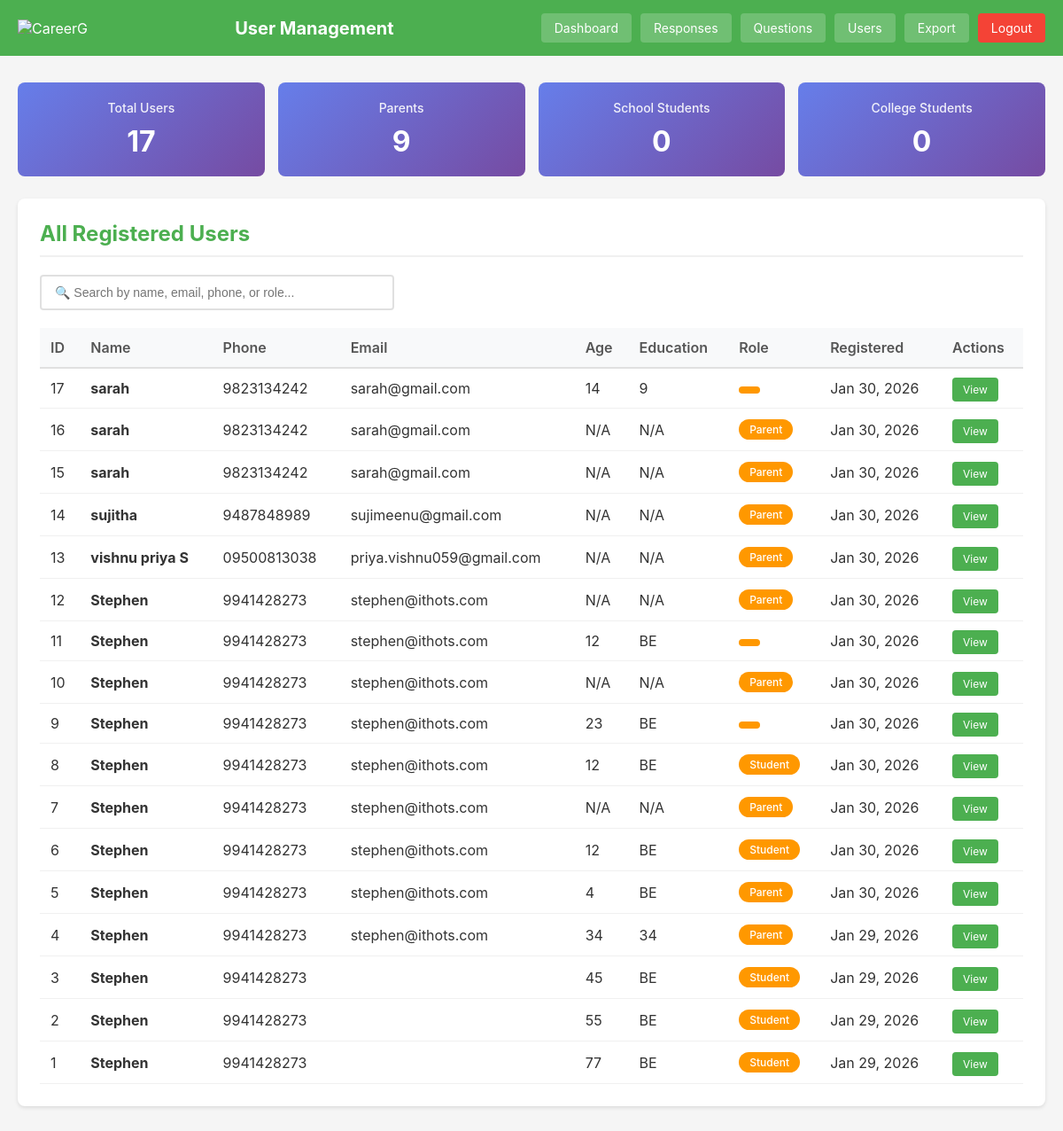
/admin/view_users.php (signed in), run on an earlier commit of the app's database.
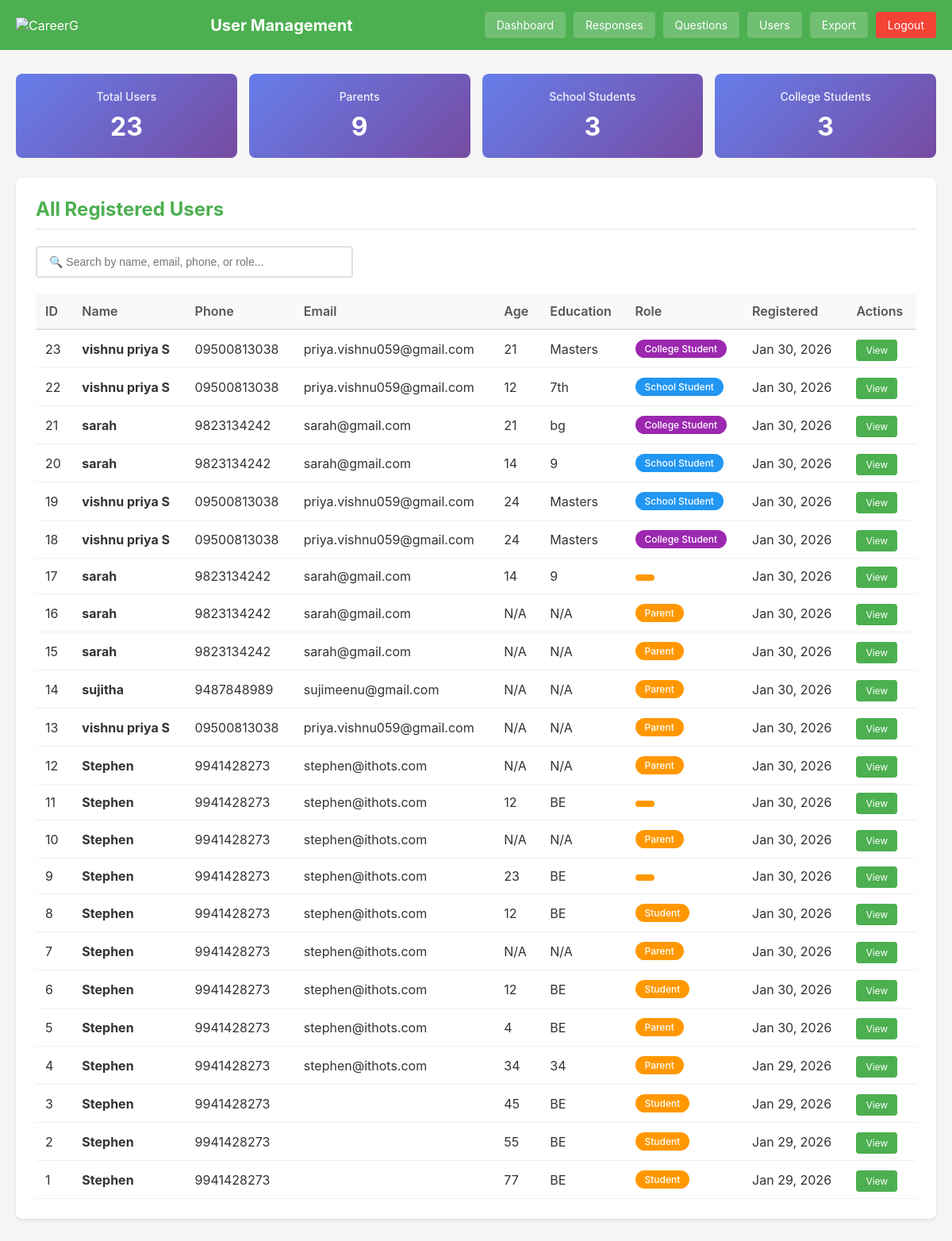
And on a later commit of the database.
### tables this page shows
CREATE TABLE `users` (
  `id` int(11) NOT NULL,
  `phone` varchar(20) DEFAULT NULL,
  `name` varchar(100) DEFAULT NULL,
  `email` varchar(255) DEFAULT NULL,
  `age` int(11) DEFAULT NULL,
  `education` varchar(100) DEFAULT NULL,
  `role` enum('Parent','School Student','College Student','Student') DEFAULT 'Student',
  `created_at` timestamp NULL DEFAULT current_timestamp()
);

### admin/view_users.php (the view, shortened to what this page needs)
<?php
include('../includes/db.php');
$users = $conn->query("SELECT * FROM users ORDER BY id DESC");
?>
<!DOCTYPE html>
<html>
<head>
</head>
<body>
<div class="header">
    <div>
        <img src="https://careerg.in/assets/CareergLogo-BvzyUmlH.png" alt="CareerG">
    </div>
    <h1>User Management</h1>
    <div class="menu">
        <a href="dashboard.php">Dashboard</a>
        <a href="view_responses.php">Responses</a>
        <a href="manage_questions.php">Questions</a>
        <a href="view_users.php">Users</a>
        <a href="export_data.php">Export</a>
        <a href="logout.php" class="logout">Logout</a>
    </div>
</div>
<div class="container">
    <?php
    $total_users = $users->num_rows;
    $parent_count = $conn->query("SELECT COUNT(*) as count FROM users WHERE role='Parent'")->fetch_assoc()['count'];
    $school_student_count = $conn->query("SELECT COUNT(*) as count FROM users WHERE role='School Student'")->fetch_assoc()['count'];
    $college_student_count = $conn->query("SELECT COUNT(*) as count FROM users WHERE role='College Student'")->fetch_assoc()['count'];
    ?>
    <div class="stats">
        <div class="stat-box">
            <h3>Total Users</h3>
            <p><?php echo $total_users; ?></p>
        </div>
        <div class="stat-box">
            <h3>Parents</h3>
            <p><?php echo $parent_count; ?></p>
        </div>
        <div class="stat-box">
            <h3>School Students</h3>
            <p><?php echo $school_student_count; ?></p>
        </div>
        <div class="stat-box">
            <h3>College Students</h3>
            <p><?php echo $college_student_count; ?></p>
        </div>
    </div>
    <div class="card">
        <h2>All Registered Users</h2>
        <div class="search-box">
            <input type="text" id="searchInput" placeholder="🔍 Search by name, email, phone, or role..." onkeyup="filterTable()">
        </div>
        <div style="overflow-x: auto;">
            <table id="usersTable">
                <thead>
                    <tr>
                        <th>ID</th>
                        <th>Name</th>
                        <th>Phone</th>
                        <th>Email</th>
                        <th>Age</th>
                        <th>Education</th>
                        <th>Role</th>
                        <th>Registered</th>
                        <th>Actions</th>
                    </tr>
                </thead>
                <tbody>
                    <?php
                    $users->data_seek(0);
                    if($total_users == 0) {
                        echo '<tr><td colspan="9" style="text-align: center; padding: 40px; color: #999;">No users registered yet.</td></tr>';
                    } else {
                        while($user = $users->fetch_assoc()):
                            $badge_class = 'badge-parent';
                            if($user['role'] == 'School Student') $badge_class = 'badge-school';
                            elseif($user['role'] == 'College Student') $badge_class = 'badge-college';
                            $registered_date = isset($user['created_at']) ? date('M d, Y', strtotime($user['created_at'])) : 'N/A';
                    ?>
                    <tr>
                        <td><?php echo $user['id']; ?></td>
                        <td><strong><?php echo htmlspecialchars($user['name']); ?></strong></td>
                        <td><?php echo htmlspecialchars($user['phone']); ?></td>
                        <td><?php echo htmlspecialchars($user['email']); ?></td>
                        <td><?php echo $user['age'] > 0 ? $user['age'] : 'N/A'; ?></td>
                        <td><?php echo htmlspecialchars($user['education']); ?></td>
                        <td><span class="badge <?php echo $badge_class; ?>"><?php echo htmlspecialchars($user['role']); ?></span></td>
                        <td><?php echo $registered_date; ?></td>
                        <td>
                            <a href="view_responses.php?user_id=<?php echo $user['id']; ?>" class="btn" title="View Responses">View</a>
                        </td>
                    </tr>
                    <?php endwhile; } ?>
                </tbody>
            </table>
        </div>
    </div>
</div>
</body>
</html>

### admin/view_users.php (style rules this page uses)
* { margin: 0; padding: 0; box-sizing: border-box; }
body { font-family: -apple-system, BlinkMacSystemFont, 'Segoe UI', Arial, sans-serif; background: #f5f5f5; color: #333; }
.header { background: #4CAF50; color: white; padding: 15px 20px; display: flex; justify-content: space-between; align-items: center; flex-wrap: wrap; }
.header img { max-width: 100px; }
.header h1 { font-size: 20px; }
.menu { display: flex; gap: 10px; flex-wrap: wrap; }
.menu a { padding: 8px 15px; background: rgba(255,255,255,0.2); color: white; text-decoration: none; border-radius: 4px; font-size: 14px; }
.logout { background: #f44336 !important; }
.container { max-width: 1400px; margin: 30px auto; padding: 0 20px; }
.card { background: white; border-radius: 8px; padding: 25px; margin-bottom: 25px; box-shadow: 0 2px 4px rgba(0,0,0,0.1); }
.card h2 { color: #4CAF50; margin-bottom: 20px; padding-bottom: 10px; border-bottom: 2px solid #f0f0f0; }
.stats { display: grid; grid-template-columns: repeat(auto-fit, minmax(200px, 1fr)); gap: 15px; margin-bottom: 25px; }
.stat-box { background: linear-gradient(135deg, #667eea 0%, #764ba2 100%); color: white; padding: 20px; border-radius: 8px; text-align: center; }
.stat-box h3 { font-size: 14px; font-weight: 500; margin-bottom: 10px; opacity: 0.9; }
.stat-box p { font-size: 32px; font-weight: bold; }
table { width: 100%; border-collapse: collapse; }
thead { background: #f8f9fa; }
th { text-align: left; padding: 12px; font-weight: 600; color: #555; border-bottom: 2px solid #e0e0e0; }
td { padding: 12px; border-bottom: 1px solid #f0f0f0; }
.badge { display: inline-block; padding: 4px 12px; border-radius: 12px; font-size: 12px; font-weight: 500; color: white; }
.badge-parent { background: #FF9800; }
.badge-school { background: #2196F3; }
.badge-college { background: #9C27B0; }
.btn { padding: 6px 12px; background: #4CAF50; color: white; text-decoration: none; border-radius: 4px; font-size: 12px; border: none; cursor: pointer; }
.search-box { margin-bottom: 20px; }
.search-box input { width: 100%; max-width: 400px; padding: 10px 15px; border: 2px solid #e0e0e0; border-radius: 4px; font-size: 14px; }

What changed in the data, as far as the page shows it:
added users: id "23", name "vishnu priya S", phone "09500813038", email "priya.vishnu059@gmail.com", age "21", education "Masters", role "College Student", created_at "Jan 30, 2026"
added users: id "22", name "vishnu priya S", phone "09500813038", email "priya.vishnu059@gmail.com", age "12", education "7th", role "School Student", created_at "Jan 30, 2026"
added users: id "21", name "sarah", phone "9823134242", email "sarah@gmail.com", age "21", education "bg", role "College Student", created_at "Jan 30, 2026"
added users: id "20", name "sarah", phone "9823134242", email "sarah@gmail.com", age "14", education "9", role "School Student", created_at "Jan 30, 2026"
added users: id "19", name "vishnu priya S", phone "09500813038", email "priya.vishnu059@gmail.com", age "24", education "Masters", role "School Student", created_at "Jan 30, 2026"
added users: id "18", name "vishnu priya S", phone "09500813038", email "priya.vishnu059@gmail.com", age "24", education "Masters", role "College Student", created_at "Jan 30, 2026"
Also different on the page:
$total_users: "17" → "23"
$school_student_count: "0" → "3"
$college_student_count: "0" → "3"
